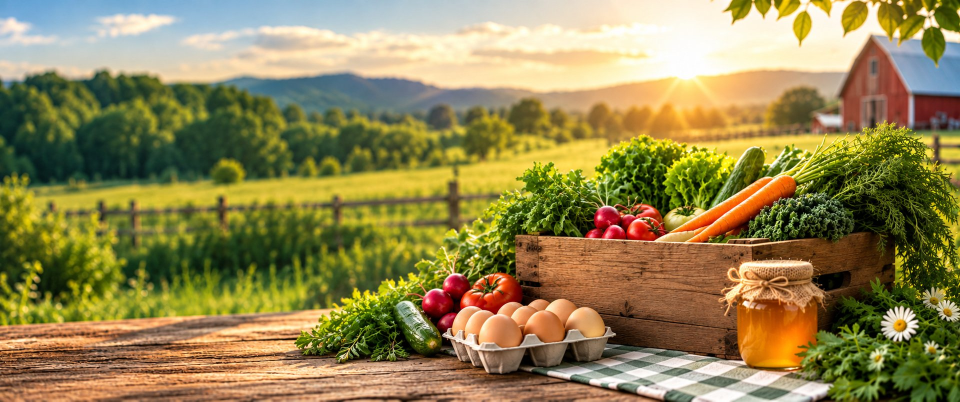
#> input picture farmers-market/assets/images/hero-farm.jpg, 1920 x 803 px (shown at 1/2 size)
$ python -i generate_images.py   (imports and definitions only)
#> lines starting #> are read from the running program, lines starting #| are printed output that depends on the picture
"""
Generates polished, flat-design illustration images for the demo products
and hero banner, since real farmer photos aren't available for a class demo.
Uses supersampling (draw at 2x, downscale) for smooth anti-aliased shapes.
"""
from PIL import Image, ImageDraw, ImageFilter
import math
import random

OUT = "/home/claude/farmers-market"

def vertical_gradient(size, top, bottom):
#> called with size = (520, 390), top = (255, 214, 153), bottom = (255, 168, 120)
    w, h = size
    base = Image.new('RGB', (1, h), color=0)
    draw = ImageDraw.Draw(base)
    for y in range(h):
        t = y / max(h - 1, 1)
        r = int(top[0] + (bottom[0] - top[0]) * t)
        g = int(top[1] + (bottom[1] - top[1]) * t)
        b = int(top[2] + (bottom[2] - top[2]) * t)
        draw.point((0, y), fill=(r, g, b))
    return base.resize((w, h))

def soft_shadow(img, blur=18, offset=(0, 14), opacity=60):
    """Return an image with a soft shadow behind the drawn (non-transparent) content."""
    alpha = img.split()[-1]
    shadow = Image.new('RGBA', img.size, (0, 0, 0, 0))
    shadow_shape = Image.new('RGBA', img.size, (0, 0, 0, opacity))
    shadow.paste(shadow_shape, offset, alpha)
    shadow = shadow.filter(ImageFilter.GaussianBlur(blur))
    combined = Image.alpha_composite(shadow, img)
    return combined

SS = 3  # supersample factor

def new_canvas(w, h):
    return Image.new('RGBA', (w * SS, h * SS), (0, 0, 0, 0)), w, h

def finish(canvas, w, h):
    return canvas.resize((w, h), Image.LANCZOS)

W, H = 520, 390

# -------------------------------------------------------------
# 1. TOMATOES
# -------------------------------------------------------------
bg = vertical_gradient((W, H), (255, 214, 153), (255, 168, 120)).convert('RGBA')
draw_layer, w, h = new_canvas(W, H)
#> draw_layer: PIL image 1560x1170 RGBA; every value is 0
d = ImageDraw.Draw(draw_layer)
# [1 line not run here, left out]
positions = [(0.30, 0.55, 95), (0.62, 0.45, 115), (0.48, 0.72, 80), (0.78, 0.68, 70)]
# [12 lines not run here, left out]
draw_layer = draw_layer.filter(ImageFilter.GaussianBlur(1))
img = soft_shadow(draw_layer, blur=22, offset=(0, 20*SS), opacity=50)
#> in soft_shadow, `alpha = img.split()[-1]`: alpha: PIL image 1560x1170 L; every value is 0
img = finish(img, W, H)
#> in finish, `return canvas.resize((w, h), Image.LANCZOS)`: returned value: PIL image 520x390 RGBA; every value is 0
final = Image.alpha_composite(bg, img).convert('RGB')
# [1 line not run here, left out]

# -------------------------------------------------------------
# 2. APPLES
# -------------------------------------------------------------
bg = vertical_gradient((W, H), (255, 235, 205), (250, 200, 170)).convert('RGBA')
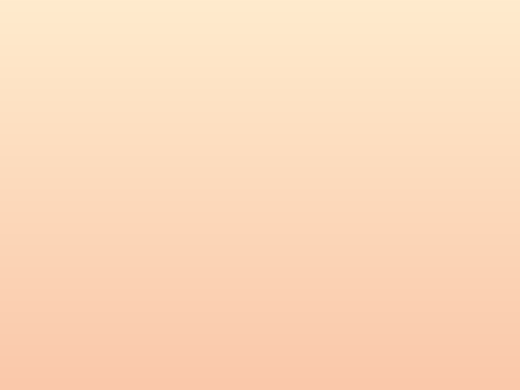
#> bg: PIL image 520x390 RGBA; mean R, G, B, A 252, 217, 187, 255
draw_layer, w, h = new_canvas(W, H)
d = ImageDraw.Draw(draw_layer)
positions = [(0.32, 0.52, 100), (0.65, 0.42, 120), (0.50, 0.75, 85)]
colors = [(211, 47, 47, 255), (233, 90, 60, 255), (198, 40, 60, 255)]
# [16 lines not run here, left out]
draw_layer = draw_layer.filter(ImageFilter.GaussianBlur(1))
img = soft_shadow(draw_layer, blur=22, offset=(0, 20*SS), opacity=50)
img = finish(img, W, H)
final = Image.alpha_composite(bg, img).convert('RGB')
# [1 line not run here, left out]

# -------------------------------------------------------------
# 3. FREE-RANGE EGGS
# -------------------------------------------------------------
bg = vertical_gradient((W, H), (222, 190, 150), (176, 138, 98)).convert('RGBA')
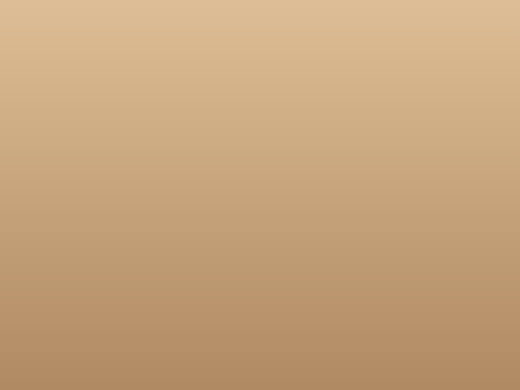
#> bg: PIL image 520x390 RGBA; mean R, G, B, A 198.5, 163.5, 123.5, 255
draw_layer, w, h = new_canvas(W, H)
d = ImageDraw.Draw(draw_layer)
egg_positions = [(0.35, 0.55), (0.55, 0.45), (0.68, 0.62), (0.42, 0.72)]
# [7 lines not run here, left out]
draw_layer = draw_layer.filter(ImageFilter.GaussianBlur(1))
img = soft_shadow(draw_layer, blur=20, offset=(0, 18*SS), opacity=60)
img = finish(img, W, H)
final = Image.alpha_composite(bg, img).convert('RGB')
# [1 line not run here, left out]

# -------------------------------------------------------------
# 4. RAW WILDFLOWER HONEY
# -------------------------------------------------------------
bg = vertical_gradient((W, H), (255, 240, 200), (250, 200, 110)).convert('RGBA')
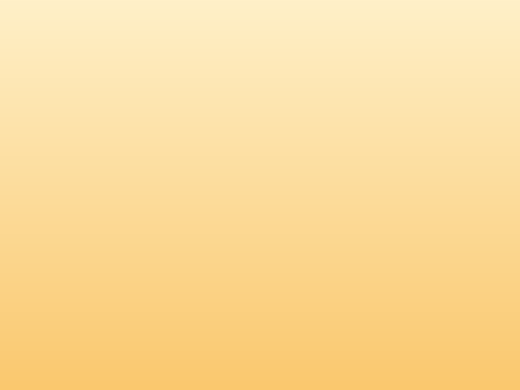
#> bg: PIL image 520x390 RGBA; mean R, G, B, A 252, 219.5, 154.5, 255
draw_layer, w, h = new_canvas(W, H)
d = ImageDraw.Draw(draw_layer)
cx, cy = int(0.5*W*SS), int(0.58*H*SS)
jar_w, jar_h = int(110*SS), int(150*SS)
# jar body (rounded rect)
# [3 lines not run here, left out]
# lid
lid_w, lid_h = int(jar_w*0.85), int(28*SS)
# [1 line not run here, left out]
# label
label_h = int(60*SS)
# [6 lines not run here, left out]
draw_layer = draw_layer.filter(ImageFilter.GaussianBlur(1))
img = soft_shadow(draw_layer, blur=20, offset=(0, 18*SS), opacity=55)
img = finish(img, W, H)
final = Image.alpha_composite(bg, img).convert('RGB')
# [1 line not run here, left out]

# -------------------------------------------------------------
# 5. FRESH BASIL (herbs)
# -------------------------------------------------------------
bg = vertical_gradient((W, H), (223, 240, 205), (170, 209, 140)).convert('RGBA')
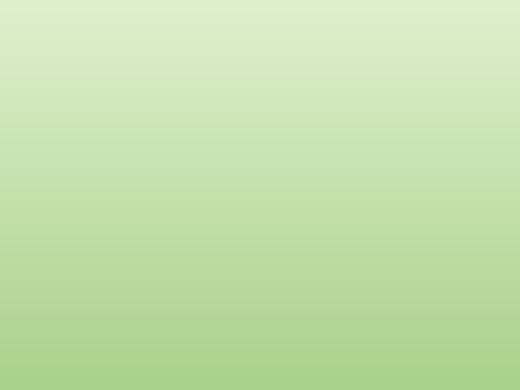
#> bg: PIL image 520x390 RGBA; mean R, G, B, A 196, 224, 172, 255
draw_layer, w, h = new_canvas(W, H)
d = ImageDraw.Draw(draw_layer)
# [1 line not run here, left out]
cx, cy = int(0.5*W*SS), int(0.85*H*SS)

def draw_leaf(draw, tip, base, width):
    """Draw a pointed leaf (almond/pointed-oval) between base and tip using a polygon."""
    dx, dy = tip[0]-base[0], tip[1]-base[1]
    length = math.hypot(dx, dy)
    if length == 0:
        return
    ux, uy = dx/length, dy/length          # unit vector along the leaf
    px, py = -uy, ux                        # perpendicular unit vector
    mid = (base[0] + dx*0.45, base[1] + dy*0.45)
    pts = []
    steps = 10
    for i in range(steps+1):
        t = i/steps
        # width profile: 0 at base, max near middle, tapering to a point at tip
        wprof = math.sin(t * math.pi) ** 0.7
        cx_ = base[0] + dx*t
        cy_ = base[1] + dy*t
        pts.append((cx_ + px*width*wprof, cy_ + py*width*wprof))
    for i in range(steps, -1, -1):
        t = i/steps
        wprof = math.sin(t * math.pi) ** 0.7
        cx_ = base[0] + dx*t
        cy_ = base[1] + dy*t
        pts.append((cx_ - px*width*wprof, cy_ - py*width*wprof))
    draw.polygon(pts, fill=(90, 150, 74, 255))
    # center vein
    draw.line([base, tip], fill=(70, 120, 58, 180), width=max(1, int(width*0.12)))

# [8 lines not run here, left out]
draw_layer = draw_layer.filter(ImageFilter.GaussianBlur(1))
img = soft_shadow(draw_layer, blur=20, offset=(0, 16*SS), opacity=45)
img = finish(img, W, H)
final = Image.alpha_composite(bg, img).convert('RGB')
# [1 line not run here, left out]

# -------------------------------------------------------------
# 6. GENERIC DEFAULT (farm basket icon)
# -------------------------------------------------------------
bg = vertical_gradient((W, H), (232, 224, 200), (196, 178, 140)).convert('RGBA')
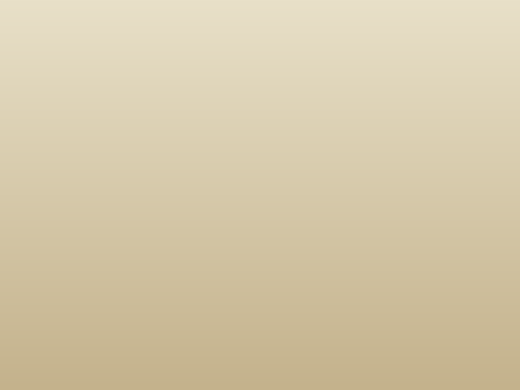
#> bg: PIL image 520x390 RGBA; mean R, G, B, A 213.5, 200.5, 169.5, 255
draw_layer, w, h = new_canvas(W, H)
d = ImageDraw.Draw(draw_layer)
cx, cy = int(0.5*W*SS), int(0.62*H*SS)
basket_w, basket_h = int(140*SS), int(90*SS)
# [11 lines not run here, left out]
draw_layer = draw_layer.filter(ImageFilter.GaussianBlur(1))
img = soft_shadow(draw_layer, blur=20, offset=(0, 16*SS), opacity=45)
img = finish(img, W, H)
final = Image.alpha_composite(bg, img).convert('RGB')
# [4 lines not run here, left out]

>>> from PIL import Image
>>> picture = Image.open('../assets/images/hero-farm.jpg')
#> picture is the input picture: PIL image 1920x803 RGB; mean R, G, B 146.8, 133.1, 81.6
>>> result = soft_shadow(picture)
#> in soft_shadow (call 7), `alpha = img.split()[-1]`:
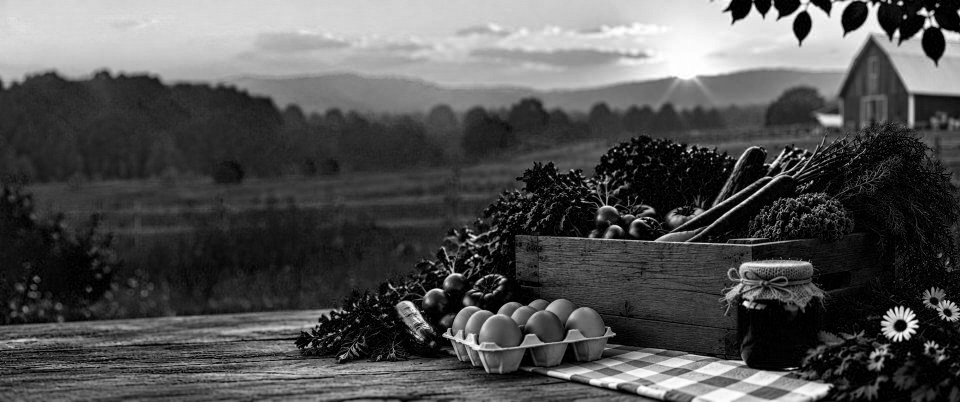
#> alpha: PIL image 1920x803 L (shown at 1/2 size); min 0, max 255, mean 81.6
#> in soft_shadow (call 7), `shadow = Image.new('RGBA', img.size, (0, 0, 0, 0))`: shadow: PIL image 1920x803 RGBA; every value is 0
#> in soft_shadow (call 7), `shadow = shadow.filter(ImageFilter.GaussianBlur(blur))`:
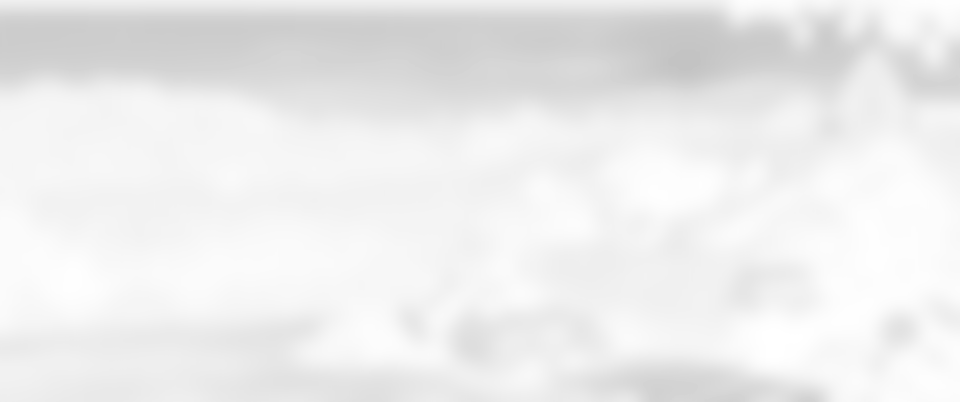
#> shadow: PIL image 1920x803 RGBA (shown at 1/2 size); mean R, G, B, A 0, 0, 0, 18.7; transparent parts drawn white
#> (the run stopped early here; a loop or call above may not have finished)
